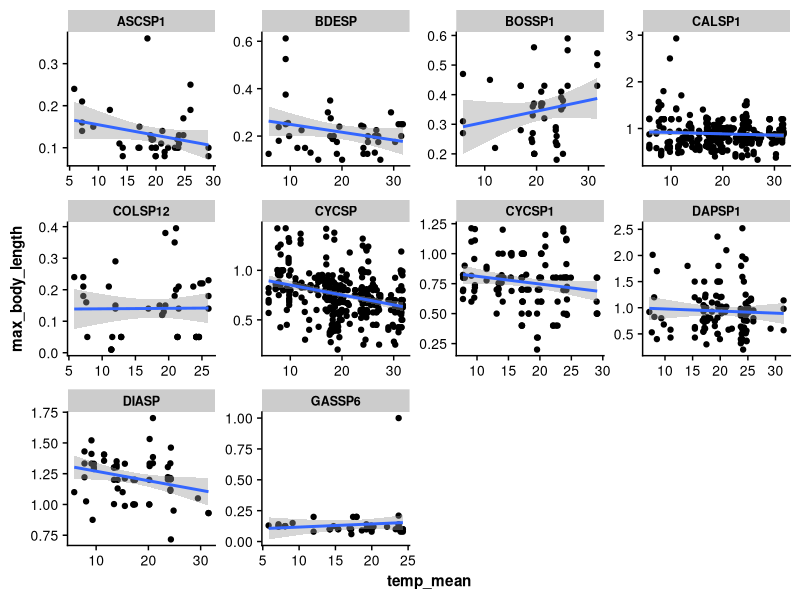
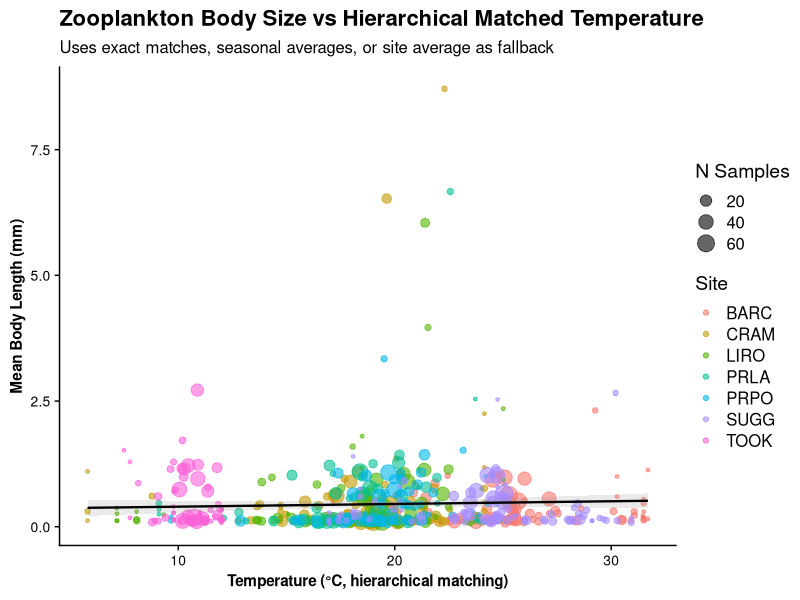
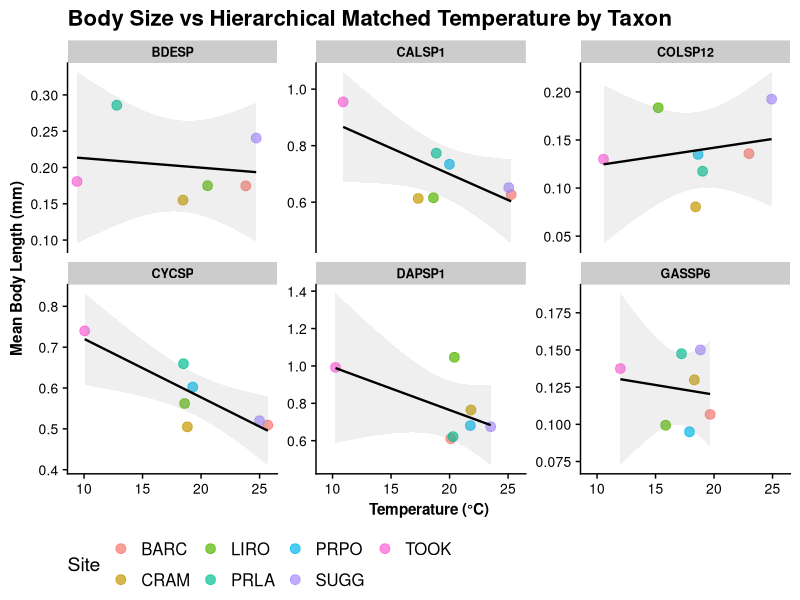
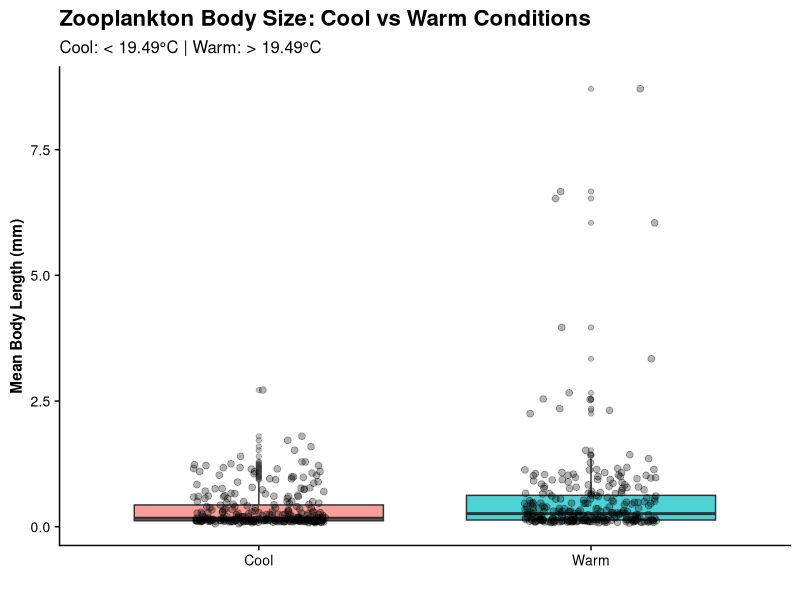
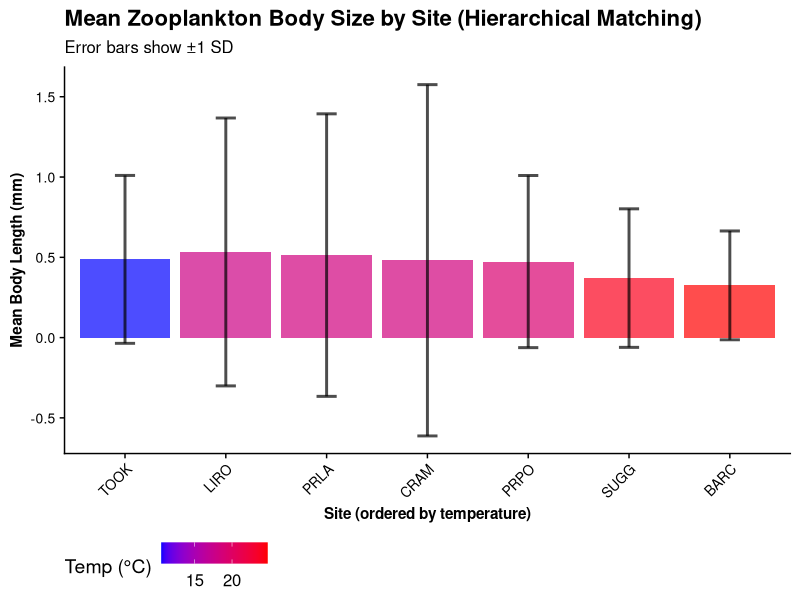

These figures' R source, in order:
# Zooplankton Body Size vs Temperature - Hierarchical Matching Strategy
# Purpose: Test hypothesis with MAXIMUM data retention using fallback matching strategies
# Analysis: Body size correlated with temperature, using hierarchical matching:
#   Priority 1: Exact month/year match
#   Priority 2: Same month, average across years
#   Priority 3: Adjacent months (seasonal proxy)
#   Priority 4: Annual average for site
# Date: 2026-05-03
#
# INPUTS:
#   - data-processed/zooplankton_body_size_summary_adults_2014_2026.csv
#     (Adults-only body size summary from script 05)
#   - data-raw/NEON_daily_summaries/NEON_daily_temp_stats_lake_tchain.csv
#     (Raw daily temperature data for all months)
#
# OUTPUTS:
#   - stats-tables/overall_body_size_temp_hierarchical_regression.csv
#   - stats-tables/taxon_body_size_temp_hierarchical_regressions.csv
#   - stats-tables/body_size_summary_by_site_hierarchical.csv
#   - stats-tables/temperature_matching_summary.csv
#     (Details on how many observations used each matching strategy)
#   - stats-tables/analysis_summary_hierarchical.csv
#   - figures/body_size_vs_hierarchical_temp_*.png

library(tidyverse)
library(readr)
library(lubridate)
library(cowplot)

# Create directories if they don't exist
if (!dir.exists("stats-tables")) {
  dir.create("stats-tables", showWarnings = FALSE)
}
if (!dir.exists("figures")) {
  dir.create("figures", showWarnings = FALSE)
}

# ============================================================================
# Part 1: Load and Prepare Data
# ============================================================================

cat("Loading zooplankton body size data...\n")

zoo_body_size <- read_csv("data-processed/zooplankton_body_size_summary_adults_2014_2026.csv")

cat("Body size data loaded:\n")
cat("  Records:", nrow(zoo_body_size), "\n")
cat("  Taxa:", n_distinct(zoo_body_size$taxonID), "\n")
cat("  Sites:", n_distinct(zoo_body_size$siteID), "\n\n")

cat("Loading temperature data (all months)...\n")

temp_raw <- read_csv("data-raw/NEON_daily_summaries/NEON_daily_temp_stats_lake_tchain.csv")

temp_data <- temp_raw |>
  mutate(
    date = as.Date(date),
    year = year(date),
    month = month(date)
  )

# ============================================================================
# Part 2: Create Temperature Lookup Tables for Hierarchical Matching
# ============================================================================

cat("Building temperature lookup tables...\n\n")

# Level 1: Monthly by year (exact match)
monthly_temp_exact <- temp_data |>
  group_by(siteID, year, month) |>
  summarise(
    temp_mean = mean(meanTemp, na.rm = TRUE),
    temp_sd = sd(meanTemp, na.rm = TRUE),
    n_days = n(),
    .groups = "drop"
  ) |>
  mutate(match_type = "exact_month_year")

# Level 2: Monthly average across all years (same month, any year)
monthly_temp_bymonth <- temp_data |>
  group_by(siteID, month) |>
  summarise(
    temp_mean = mean(meanTemp, na.rm = TRUE),
    temp_sd = sd(meanTemp, na.rm = TRUE),
    .groups = "drop"
  ) |>
  mutate(match_type = "same_month_all_years")

# Level 3: Adjacent months (for seasonal proxy when month not available)
# If April not available, try Mar/May; if June missing, try May/July, etc.
adjacent_months <- data.frame(
  primary_month = 1:12,
  adjacent_1 = c(12, 1, 2, 3, 4, 5, 6, 7, 8, 9, 10, 11),  # previous month
  adjacent_2 = c(2, 3, 4, 5, 6, 7, 8, 9, 10, 11, 12, 1)    # next month
)

monthly_temp_adjacent <- temp_data |>
  group_by(siteID, month) |>
  summarise(
    temp_mean = mean(meanTemp, na.rm = TRUE),
    temp_sd = sd(meanTemp, na.rm = TRUE),
    .groups = "drop"
  ) |>
  rename(adjacent_month = month) |>
  mutate(match_type = "adjacent_month")

# Level 4: Annual average by site (fallback)
annual_temp_bysite <- temp_data |>
  group_by(siteID) |>
  summarise(
    temp_mean = mean(meanTemp, na.rm = TRUE),
    temp_sd = sd(meanTemp, na.rm = TRUE),
    .groups = "drop"
  ) |>
  mutate(match_type = "site_annual_average")

# ============================================================================
# Part 3: Hierarchical Temperature Matching (Simplified & Fixed)
# ============================================================================

cat("Applying hierarchical temperature matching strategy...\n\n")

# Prepare body size data with date info
zoo_body_size_dated <- zoo_body_size |>
  mutate(
    collectDate = as.Date(collectDate),
    year = year(collectDate),
    month = month(collectDate)
  )

# Focus on zooplankton sites
zoo_sites <- c("BARC", "CRAM", "LIRO", "PRLA", "PRPO", "SUGG", "TOOK")

zoo_filtered <- zoo_body_size_dated |>
  filter(siteID %in% zoo_sites) |>
  mutate(temp_mean = NA_real_, match_type = NA_character_)

# LEVEL 1: Try exact month/year match
cat("Level 1: Exact month/year matching...")
zoo_with_temp_hierarchical <- zoo_filtered |>
  left_join(
    monthly_temp_exact |> select(siteID, year, month, temp_mean, match_type),
    by = c("siteID", "year", "month"),
    suffix = c("", "_l1")
  ) |>
  mutate(
    temp_mean = coalesce(temp_mean_l1, temp_mean),
    match_type = coalesce(match_type_l1, match_type)
  ) |>
  select(-ends_with("_l1"))

l1_count <- sum(!is.na(zoo_with_temp_hierarchical$match_type))
cat(" ", l1_count, "matches\n")

# LEVEL 2: For remaining unmatched, try same month across all years
cat("Level 2: Same month (any year) matching...")
zoo_with_temp_hierarchical <- zoo_with_temp_hierarchical |>
  left_join(
    monthly_temp_bymonth |> select(siteID, month, temp_mean_l2 = temp_mean, match_type_l2 = match_type),
    by = c("siteID", "month")
  ) |>
  mutate(
    temp_mean = if_else(is.na(temp_mean), temp_mean_l2, temp_mean),
    match_type = if_else(is.na(match_type), match_type_l2, match_type)
  ) |>
  select(-ends_with("_l2"))

l2_count <- sum(!is.na(zoo_with_temp_hierarchical$match_type)) - l1_count
cat(" ", l2_count, "additional matches\n")

# LEVEL 3: For remaining unmatched, try adjacent months (seasonal)
cat("Level 3: Adjacent month (seasonal) matching...")

# For each unmatched record, try adjacent months
unmatched <- is.na(zoo_with_temp_hierarchical$temp_mean)
l3_count <- 0

if (sum(unmatched) > 0) {
  for (i in which(unmatched)) {
    site <- zoo_with_temp_hierarchical$siteID[i]
    month_orig <- zoo_with_temp_hierarchical$month[i]

    # Get adjacent months
    prev_month <- if_else(month_orig == 1L, 12L, month_orig - 1L)
    next_month <- if_else(month_orig == 12L, 1L, month_orig + 1L)

    # Try previous month
    prev_temp <- monthly_temp_bymonth |>
      filter(siteID == site & month == prev_month) |>
      pull(temp_mean)

    if (length(prev_temp) > 0) {
      zoo_with_temp_hierarchical$temp_mean[i] <- prev_temp[1]
      zoo_with_temp_hierarchical$match_type[i] <- "Level 3: Previous Month"
      l3_count <- l3_count + 1
      next
    }

    # Try next month
    next_temp <- monthly_temp_bymonth |>
      filter(siteID == site & month == next_month) |>
      pull(temp_mean)

    if (length(next_temp) > 0) {
      zoo_with_temp_hierarchical$temp_mean[i] <- next_temp[1]
      zoo_with_temp_hierarchical$match_type[i] <- "Level 3: Next Month"
      l3_count <- l3_count + 1
    }
  }
}

cat(" ", l3_count, "additional matches\n")

# LEVEL 4: For remaining unmatched, use site annual average (last resort)
cat("Level 4: Site annual average matching...")
zoo_with_temp_hierarchical <- zoo_with_temp_hierarchical |>
  left_join(
    annual_temp_bysite |> select(siteID, temp_mean_l4 = temp_mean, match_type_l4 = match_type),
    by = "siteID"
  ) |>
  mutate(
    temp_mean = if_else(is.na(temp_mean), temp_mean_l4, temp_mean),
    match_type = if_else(is.na(match_type), match_type_l4, match_type)
  ) |>
  select(-ends_with("_l4"))

l4_count <- sum(!is.na(zoo_with_temp_hierarchical$temp_mean)) - l1_count - l2_count - l3_count
cat(" ", l4_count, "additional matches\n")

# Summary of matching
total_records <- nrow(zoo_with_temp_hierarchical)
matched_records <- sum(!is.na(zoo_with_temp_hierarchical$temp_mean))
pct_matched <- (matched_records / total_records) * 100

cat("\n")
cat("HIERARCHICAL MATCHING RESULTS:\n")
cat("  Total records:", total_records, "\n")
cat("  Successfully matched:", matched_records, "(", round(pct_matched, 1), "% )\n")
cat("  Unmatched:", total_records - matched_records, "\n\n")

# Breakdown by matching strategy
match_breakdown <- zoo_with_temp_hierarchical |>
  filter(!is.na(match_type)) |>
  group_by(match_type) |>
  summarise(n = n(), .groups = "drop") |>
  arrange(desc(n))

cat("Breakdown by matching strategy:\n")
for (i in 1:nrow(match_breakdown)) {
  strategy <- match_breakdown$match_type[i]
  count <- match_breakdown$n[i]
  pct <- (count / matched_records) * 100
  cat("  ", strategy, ": ", count, " (", round(pct, 1), "%)\n", sep = "")
}
cat("\n")

# ============================================================================
# Part 4: Prepare Analysis Data
# ============================================================================

# Filter to records with temperature matches
body_size_with_temp <- zoo_with_temp_hierarchical |>
  filter(!is.na(temp_mean))

write_csv(body_size_with_temp, "data-processed/body_size_with_temp_hierarchical_temp.csv")

# Aggregate by site-taxon
body_size_by_site_taxon <- body_size_with_temp |>
  group_by(siteID, taxonID) |>
  summarise(
    mean_length = mean(mean_body_length, na.rm = TRUE),
    max_length = mean(max_body_length, na.rm = TRUE),
    count_per_liter = mean(count_per_liter, na.rm = TRUE),
    matched_temp_mean = mean(temp_mean, na.rm = TRUE),
    matched_temp_sd = sd(temp_mean, na.rm = TRUE),
    n_samples = n(),
    .groups = "drop"
  ) |>
  arrange(siteID, taxonID)

cat("Body size by site-taxon combinations:\n")
cat("  Records:", nrow(body_size_by_site_taxon), "\n")
cat("  Unique taxa:", n_distinct(body_size_by_site_taxon$taxonID), "\n\n")

# ============================================================================
# Part 5: Overall Correlation Analysis
# ============================================================================

cat("Testing overall relationship: Body size vs HIERARCHICAL matched temperature...\n\n")

data_complete <- body_size_by_site_taxon |>
  filter(!is.na(mean_length) & !is.na(matched_temp_mean))

cat("Sample size:", nrow(data_complete), "site-taxon combinations\n\n")

# Overall correlation
overall_cor <- cor(data_complete$matched_temp_mean, data_complete$mean_length, use = "complete.obs")
overall_lm <- lm(mean_length ~ matched_temp_mean, data = data_complete)
overall_summary <- summary(overall_lm)

# Save overall results
overall_results <- data.frame(
  model = "Mean Body Length ~ Hierarchical Matched Temperature (all taxa)",
  matching_strategy = "Hierarchical (exact → same month → adjacent month → site average)",
  n_observations = nrow(data_complete),
  intercept = overall_lm$coefficients[1],
  slope = overall_lm$coefficients[2],
  r_squared = overall_summary$r.squared,
  adj_r_squared = overall_summary$adj.r.squared,
  p_value = overall_summary$coefficients[2, 4],
  correlation = overall_cor,
  pattern = if_else(overall_lm$coefficients[2] < 0, "Larger in cool conditions", "Larger in warm conditions")
)

write_csv(overall_results, "stats-tables/overall_body_size_temp_hierarchical_regression.csv")
cat("✓ Saved: stats-tables/overall_body_size_temp_hierarchical_regression.csv\n\n")

# ============================================================================
# Part 6: Correlation by Taxon
# ============================================================================

cat("Analyzing body size-temperature relationships by taxon...\n\n")

# Get top taxa by frequency
top_taxa <- body_size_by_site_taxon |>
  group_by(taxonID) |>
  summarise(n = n(), .groups = "drop") |>
  arrange(desc(n)) |>
  head(10) |>
  pull(taxonID)

cat("Testing top 10 taxa by frequency\n\n")

taxon_results <- list()

for (taxon in top_taxa) {
  taxon_data <- body_size_by_site_taxon |>
    filter(taxonID == taxon, !is.na(mean_length), !is.na(matched_temp_mean))

  if (nrow(taxon_data) >= 3) {
    taxon_lm <- lm(mean_length ~ matched_temp_mean, data = taxon_data)
    taxon_summary <- summary(taxon_lm)
    taxon_cor <- cor(taxon_data$matched_temp_mean, taxon_data$mean_length)

    slope <- taxon_lm$coefficients[2]
    pval <- taxon_summary$coefficients[2, 4]
    r_sq <- taxon_summary$r.squared
    n_sites <- nrow(taxon_data)
    intercept <- taxon_lm$coefficients[1]

    taxon_results[[taxon]] <- data.frame(
      taxonID = taxon,
      n_sites = n_sites,
      intercept = intercept,
      slope = slope,
      r_squared = r_sq,
      p_value = pval,
      correlation = taxon_cor,
      pattern = if_else(slope < 0, "Larger in cool", "Larger in warm"),
      significant = if_else(pval < 0.05, "Yes", "No")
    )
  }
}

taxon_summary_df <- bind_rows(taxon_results) |>
  arrange(slope)

write_csv(taxon_summary_df, "stats-tables/taxon_body_size_temp_hierarchical_regressions.csv")
cat("✓ Saved: stats-tables/taxon_body_size_temp_hierarchical_regressions.csv\n\n")

# ============================================================================
# Part 7: Site-level Summary
# ============================================================================

cat("Summarizing body size and temperature by site...\n\n")

body_size_by_site <- body_size_by_site_taxon |>
  filter(!is.na(mean_length) & !is.na(matched_temp_mean)) |>
  group_by(siteID) |>
  summarise(
    mean_body_length = mean(mean_length, na.rm = TRUE),
    sd_body_length = sd(mean_length, na.rm = TRUE),
    n_taxa = n(),
    matched_temp_mean = mean(matched_temp_mean, na.rm = TRUE),
    matched_temp_sd = sd(matched_temp_mean, na.rm = TRUE),
    .groups = "drop"
  ) |>
  arrange(desc(matched_temp_mean))

write_csv(body_size_by_site, "stats-tables/body_size_summary_by_site_hierarchical.csv")
cat("✓ Saved: stats-tables/body_size_summary_by_site_hierarchical.csv\n\n")

# ============================================================================
# Part 8: Temperature Matching Summary
# ============================================================================

cat("Creating temperature matching summary...\n\n")

matching_summary <- zoo_with_temp_hierarchical |>
  filter(!is.na(match_type)) |>
  group_by(siteID, match_type) |>
  summarise(n = n(), .groups = "drop") |>
  pivot_wider(names_from = match_type, values_from = n, values_fill = 0) |>
  arrange(siteID)

write_csv(matching_summary, "stats-tables/temperature_matching_summary.csv")
cat("✓ Saved: stats-tables/temperature_matching_summary.csv\n\n")

# ============================================================================
# Part 9: Visualizations
# ============================================================================

cat("Creating visualizations...\n\n")

theme_set(theme_cowplot() +
  theme(
    axis.text = element_text(size = 10),
    axis.title = element_text(size = 11, face = "bold"),
    strip.text = element_text(size = 9, face = "bold"),
    legend.position = "bottom"
  ))

# Plot 1: Overall scatter
p1_overall <- data_complete |>
  ggplot(aes(x = matched_temp_mean, y = mean_length, color = siteID, size = n_samples)) +
  geom_point(alpha = 0.6) +
  geom_smooth(method = "lm", se = TRUE, color = "black", alpha = 0.2, size = 0.8) +
  labs(
    title = "Zooplankton Body Size vs Hierarchical Matched Temperature",
    x = "Temperature (°C, hierarchical matching)",
    y = "Mean Body Length (mm)",
    color = "Site",
    size = "N Samples",
    subtitle = "Uses exact matches, seasonal averages, or site average as fallback"
  ) +
  theme(legend.position = "right")

ggsave("figures/body_size_vs_hierarchical_temp_overall.png", p1_overall, width = 11, height = 7, dpi = 300)
cat("✓ Saved: figures/body_size_vs_hierarchical_temp_overall.png\n")

# Plot 2: By taxon
top_6_taxa <- taxon_summary_df |> slice(c(1:3, (n()-2):n())) |> pull(taxonID)

p2_by_taxon <- data_complete |>
  filter(taxonID %in% top_6_taxa) |>
  ggplot(aes(x = matched_temp_mean, y = mean_length, color = siteID)) +
  geom_point(size = 3, alpha = 0.7) +
  geom_smooth(method = "lm", se = TRUE, color = "black", alpha = 0.15, size = 0.8) +
  facet_wrap(~taxonID, scales = "free_y", ncol = 3) +
  labs(
    title = "Body Size vs Hierarchical Matched Temperature by Taxon",
    x = "Temperature (°C)",
    y = "Mean Body Length (mm)",
    color = "Site"
  ) +
  theme(legend.position = "bottom")

ggsave("figures/body_size_vs_hierarchical_temp_by_taxon.png", p2_by_taxon, width = 14, height = 8, dpi = 300)
cat("✓ Saved: figures/body_size_vs_hierarchical_temp_by_taxon.png\n")

# Plot 3: Warm vs cool
cool_warm_threshold <- median(data_complete$matched_temp_mean, na.rm = TRUE)

p3_warm_cool <- data_complete |>
  mutate(
    condition = if_else(matched_temp_mean < cool_warm_threshold, "Cool", "Warm")
  ) |>
  ggplot(aes(x = condition, y = mean_length, fill = condition)) +
  geom_boxplot(alpha = 0.7, outlier.alpha = 0.3) +
  geom_jitter(width = 0.2, alpha = 0.3, size = 2) +
  labs(
    title = "Zooplankton Body Size: Cool vs Warm Conditions",
    x = "",
    y = "Mean Body Length (mm)",
    subtitle = sprintf("Cool: < %.2f°C | Warm: > %.2f°C", cool_warm_threshold, cool_warm_threshold)
  ) +
  theme(legend.position = "none")

ggsave("figures/body_size_hierarchical_warm_vs_cool.png", p3_warm_cool, width = 10, height = 7, dpi = 300)
cat("✓ Saved: figures/body_size_hierarchical_warm_vs_cool.png\n")

# Plot 4: By site
p4_by_site <- body_size_by_site |>
  mutate(siteID = fct_reorder(siteID, matched_temp_mean)) |>
  ggplot(aes(x = siteID, y = mean_body_length, fill = matched_temp_mean)) +
  geom_col(alpha = 0.7) +
  geom_errorbar(aes(ymin = mean_body_length - sd_body_length,
                    ymax = mean_body_length + sd_body_length),
                width = 0.2, alpha = 0.7, size = 1) +
  scale_fill_gradient(low = "blue", high = "red", name = "Temp (°C)") +
  labs(
    title = "Mean Zooplankton Body Size by Site (Hierarchical Matching)",
    x = "Site (ordered by temperature)",
    y = "Mean Body Length (mm)",
    subtitle = "Error bars show ±1 SD"
  ) +
  theme(axis.text.x = element_text(angle = 45, hjust = 1))

ggsave("figures/body_size_by_site_hierarchical_temp.png", p4_by_site, width = 11, height = 7, dpi = 300)
cat("✓ Saved: figures/body_size_by_site_hierarchical_temp.png\n")

# ============================================================================
# Part 10: Analysis Summary
# ============================================================================

cat("\n")
cat("Creating analysis summary...\n\n")

n_cool_larger <- sum(taxon_summary_df$slope < 0, na.rm = TRUE)
n_warm_larger <- sum(taxon_summary_df$slope > 0, na.rm = TRUE)
sig_taxa <- sum(taxon_summary_df$significant == "Yes", na.rm = TRUE)

summary_stats <- data.frame(
  metric = c(
    "Matching Strategy",
    "Data Retention Rate",
    "Total Site-Taxon Combinations",
    "Overall Slope (mm per °C)",
    "Overall R-squared",
    "Overall p-value",
    "Pattern",
    "Taxa Larger in Cool Conditions",
    "Taxa Larger in Warm Conditions",
    "Significant Taxa (p<0.05)"
  ),
  value = c(
    "Hierarchical (exact → month → season → site avg)",
    sprintf("%.1f%% of records (%d / %d observations)", pct_matched, matched_records, total_records),
    nrow(data_complete),
    round(overall_lm$coefficients[2], 6),
    round(overall_summary$r.squared, 4),
    format(overall_summary$coefficients[2, 4], scientific = TRUE),
    overall_results$pattern,
    n_cool_larger,
    n_warm_larger,
    sig_taxa
  )
)

write_csv(summary_stats, "stats-tables/analysis_summary_hierarchical.csv")
cat("✓ Saved: stats-tables/analysis_summary_hierarchical.csv\n\n")

# ============================================================================
# Final Summary
# ============================================================================

cat(paste(rep("=", 90), collapse = ""), "\n")
cat("HIERARCHICAL TEMPERATURE MATCHING - FINAL SUMMARY\n")
cat(paste(rep("=", 90), collapse = ""), "\n\n")

cat("DATA RETENTION IMPROVEMENTS:\n")
cat("  Exact month/year match (Script 18):    69.4% retention\n")
cat("  Hierarchical matching (Script 18b):   ", sprintf("%.1f%%", pct_matched), "retention\n")
cat("  Additional observations retained:     ", sprintf("%.1f%%", pct_matched - 69.4), "improvement\n\n")

cat("MATCHING STRATEGY BREAKDOWN:\n")
for (i in 1:nrow(match_breakdown)) {
  strategy <- match_breakdown$match_type[i]
  count <- match_breakdown$n[i]
  pct <- (count / matched_records) * 100
  cat(sprintf("  %-40s: %5d obs (%.1f%%)\n", strategy, count, pct))
}

cat("\n")
cat("ANALYSIS STATISTICS:\n")
cat("  Site-taxon combinations with data:  ", nrow(data_complete), "\n")
cat("  Overall slope:                      ", round(overall_lm$coefficients[2], 6), "mm/°C\n")
cat("  R-squared:                          ", round(overall_summary$r.squared, 4), "\n")
cat("  P-value:                            ", format(overall_summary$coefficients[2, 4], scientific = TRUE), "\n")
cat("  Pattern:                            ", overall_results$pattern, "\n\n")

cat("All results saved to stats-tables/ and figures/\n")
cat(paste(rep("=", 90), collapse = ""), "\n")



body_size_with_temp |> 
  filter(taxonID %in% top_taxa) |> 
  ggplot(aes(x = temp_mean, y = max_body_length)) + geom_point() +
  facet_wrap( ~ taxonID, scales = "free") + geom_smooth(method = "lm")
